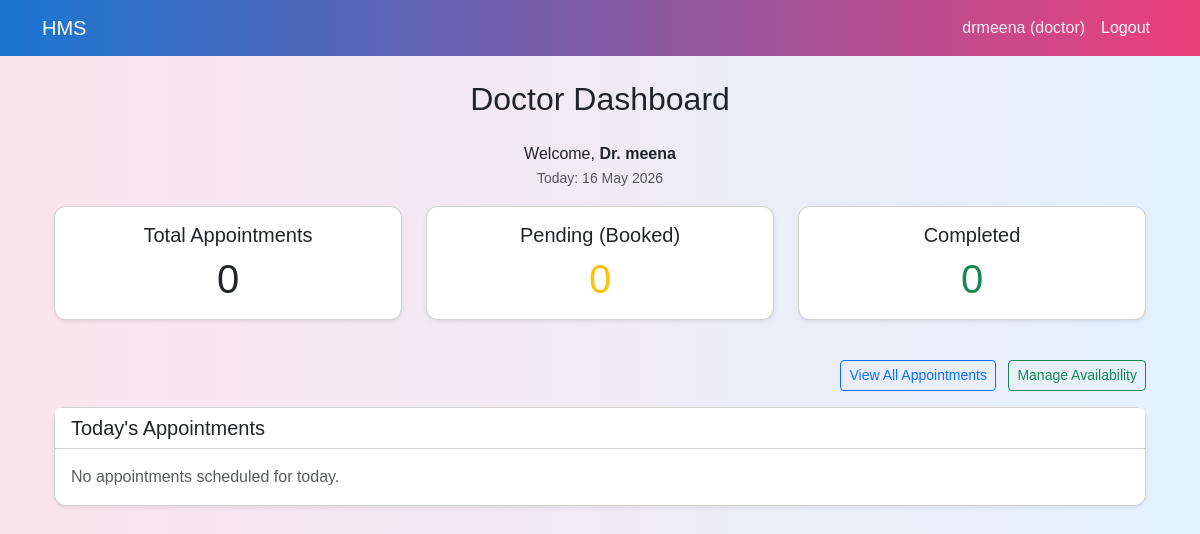
Page /doctor/dashboard (signed in) on the committed database.
### models.py (models this page shows, shortened)
class User(UserMixin,db.Model):
    __tablename__="users"
    id=db.Column(db.Integer,primary_key=True)
    username=db.Column(db.String(80), unique=True,nullable=False)
    password=db.Column(db.String(255), nullable=False)
    role=db.Column(db.String(20),nullable=False)
    is_active=db.Column(db.Boolean,default=True)
    patient_profile=db.relationship("Patient",back_populates="user",uselist=False)
    doctor_profile=db.relationship("Doctor",back_populates="user",uselist=False)

class Doctor(db.Model):
    __tablename__="doctors"
    id=db.Column(db.Integer,primary_key=True)
    user_id=db.Column(db.Integer,db.ForeignKey("users.id"),nullable=False)
    department_id=db.Column(db.Integer,db.ForeignKey("departments.id"))
    full_name=db.Column(db.String(120),nullable=False)
    phone=db.Column(db.String(20))
    about=db.Column(db.Text)
    experience_years=db.Column(db.Integer)
    is_active=db.Column(db.Boolean, default=True)
    user=db.relationship("User",back_populates="doctor_profile")
    department=db.relationship("Department",back_populates="doctors")
    appointments=db.relationship("Appointment",back_populates="doctor")
    availabilities=db.relationship("DoctorAvailability",back_populates="doctor")

### app.py (the view)
    @app.route('/doctor/dashboard')
    def doctor_dashboard():
        if session.get('role') != "doctor":
            return redirect(url_for('login'))
        user_id = session.get('user_id')
        if not user_id:
            return redirect(url_for('login'))
        doctor = Doctor.query.filter_by(user_id=user_id).first()
        if not doctor:
            flash("Doctor profile not found. Please contact admin.")
            return redirect(url_for('logout'))
        today=date.today()
        total_appointments = Appointment.query.filter_by(
            doctor_id=doctor.id
        ).count()
        pending_count = Appointment.query.filter(
            Appointment.doctor_id==doctor.id,
            Appointment.status=="Booked"
        ).count()
        completed_count = Appointment.query.filter(
            Appointment.doctor_id==doctor.id,
            Appointment.status=="Completed"
        ).count()
        today_appointments = (
            Appointment.query
            .join(Patient,Appointment.patient_id==Patient.id)
            .filter(
                Appointment.doctor_id==doctor.id,
                Appointment.date==today
            )
            .order_by(Appointment.time)
            .all()
        )
        return render_template(
            'doctor_dashboard.html',
            doctor=doctor,
            total_appointments=total_appointments,
            pending_count=pending_count,
            completed_count=completed_count,
            today_appointments=today_appointments,
            today=today
            )

### templates/doctor_dashboard.html
{% extends "base.html" %}
{% block content %}
<div class="container mt-4">
    <h2 class="text-center mb-4">Doctor Dashboard</h2>
    <div class="text-center mb-3">
        <p class="mb-0">
            Welcome, <strong>{{ doctor.full_name }}</strong>
        </p>
        <small class="text-muted">
            Today: {{ today.strftime("%d %b %Y") }}
        </small>
    </div>
    <div class="row mb-4">
        <div class="col-md-4 mb-3">
            <div class="card text-center shadow-sm">
                <div class="card-body">
                    <h5 class="card-title">Total Appointments</h5>
                    <p class="display-6 mb-0">{{ total_appointments }}</p>
                </div>
            </div>
        </div>
        <div class="col-md-4 mb-3">
            <div class="card text-center shadow-sm">
                <div class="card-body">
                    <h5 class="card-title">Pending (Booked)</h5>
                    <p class="display-6 mb-0 text-warning">{{ pending_count }}</p>
                </div>
            </div>
        </div>
        <div class="col-md-4 mb-3">
            <div class="card text-center shadow-sm">
                <div class="card-body">
                    <h5 class="card-title">Completed</h5>
                    <p class="display-6 mb-0 text-success">{{ completed_count }}</p>
                </div>
            </div>
        </div>
    </div>
    <div class="mt-3 mb-3 text-end">
        <a href="{{ url_for('doctor_appointments') }}" class="btn btn-outline-primary btn-sm">
            View All Appointments
        </a>
        <a href="{{ url_for('doctor_availability') }}" class="btn btn-outline-success btn-sm ms-2">
            Manage Availability
        </a>
    </div>
    <div class="card shadow-sm">
        <div class="card-header bg-white">
            <h5 class="mb-0">Today's Appointments</h5>
        </div>
        <div class="card-body p-0">
            {% if todays_appointments %}
            <table class="table mb-0 table-striped">
                <thead class="table-primary">
                    <tr>
                        <th>#</th>
                        <th>Time</th>
                        <th>Patient</th>
                        <th>Status</th>
                    </tr>
                </thead>
                <tbody>
                    {% for appt in todays_appointments %}
                    <tr>
                        <td>{{ loop.index }}</td>
                        <td>{{ appt.time.strftime("%I:%M %p") }}</td>
                        <td>{{ appt.patient.full_name }}</td>
                        <td>
                            {% if appt.status == "Booked" %}
                            <span class="badge bg-warning text-dark">Booked</span>
                            {% elif appt.status == "Completed" %}
                            <span class="badge bg-success">Completed</span>
                            {% elif appt.status == "Cancelled" %}
                            <span class="badge bg-danger">Cancelled</span>
                            {% else %}
                            <span class="badge bg-secondary">{{ appt.status }}</span>
                            {% endif %}
                        </td>
                    </tr>
                    {% endfor %}
                </tbody>
            </table>
            {% else %}
            <div class="p-3 text-muted">
                No appointments scheduled for today.
            </div>
            {% endif %}
        </div>
    </div>
</div>
{% endblock %}

### templates/base.html (shortened to what this page needs)
<!DOCTYPE html>
<html lang="en">
<head>
    <link href="https://cdn.jsdelivr.net/npm/bootstrap@5.3.3/dist/css/bootstrap.min.css" rel="stylesheet">
    <link rel="stylesheet" href="{{ url_for('static', filename='css/styles.css') }}">
</head>
<body>
    <nav class="navbar navbar-expand-lg navbar-dark navbar-custom mb-4">
        <div class="container">
            <a class="navbar-brand" href="{{ url_for('home') }}">
                HMS
            </a>
            <div class="collapse navbar-collapse" id="navbarNav">
                <ul class="navbar-nav ms-auto">
                    {% if session.get('user_id') %}
                        <li class="nav-item">
                            <a class="nav-link disabled text-light"
                               style="opacity: 0.9;">
                                {{ session.get('username') }}
                                ({{ session.get('role') }})
                            </a>
                        </li>
                        <li class="nav-item">
                            <a class="nav-link"
                               href="{{ url_for('logout') }}">
                                Logout
                            </a>
                        </li>
                    {% endif %}
                </ul>
            </div>
        </div>
    </nav>
    <div class="container my-4">
        {% block content %}
        {% endblock %}
    </div>
</body>
</html>

### static/css/styles.css (style rules this page uses)
body { font-family: Arial, sans-serif; }

### templates/base.html (style rules this page uses)
body { background: linear-gradient(90deg, #fce4ec, #e3f2fd); min-height: 100vh; }
.navbar-custom { background: linear-gradient(90deg, #1976d2, #ec407a); }
.card { border-radius: 12px; box-shadow: 0 4px 12px rgba(0, 0, 0, 0.08); }
.navbar-custom .nav-link { color: #ffffff !important; font-weight: 500; }

### rows in the picture
User: get "drmeena", get "doctor"
Doctor: full_name "Dr. meena"

### other values in the picture
{{ total_appointments }} "0"
{{ pending_count }} "0"
{{ completed_count }} "0"
